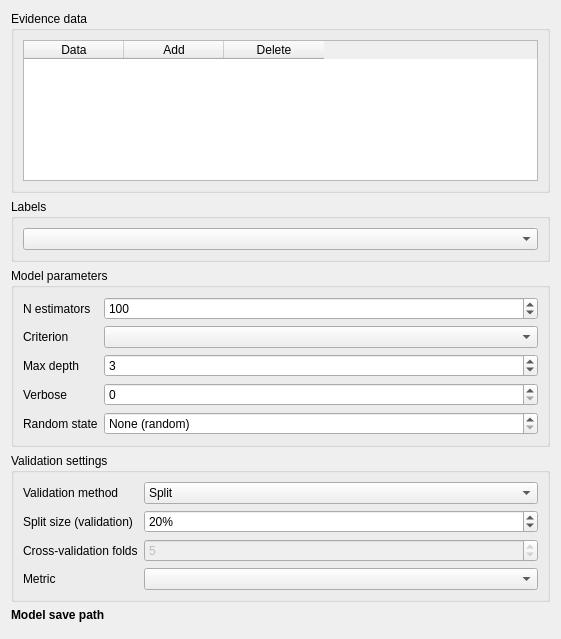
<?xml version="1.0" encoding="UTF-8"?>
<ui version="4.0">
 <class>Form</class>
 <widget class="QWidget" name="Form">
  <property name="geometry">
   <rect>
    <x>0</x>
    <y>0</y>
    <width>561</width>
    <height>639</height>
   </rect>
  </property>
  <property name="sizePolicy">
   <sizepolicy hsizetype="Preferred" vsizetype="Preferred">
    <horstretch>0</horstretch>
    <verstretch>0</verstretch>
   </sizepolicy>
  </property>
  <property name="minimumSize">
   <size>
    <width>0</width>
    <height>0</height>
   </size>
  </property>
  <property name="maximumSize">
   <size>
    <width>16777215</width>
    <height>16777215</height>
   </size>
  </property>
  <property name="windowTitle">
   <string>Form</string>
  </property>
  <layout class="QVBoxLayout" name="verticalLayout">
   <item>
    <widget class="QGroupBox" name="evidence_data_groupbox">
     <property name="sizePolicy">
      <sizepolicy hsizetype="Preferred" vsizetype="Maximum">
       <horstretch>0</horstretch>
       <verstretch>0</verstretch>
      </sizepolicy>
     </property>
     <property name="title">
      <string>Evidence data</string>
     </property>
     <layout class="QVBoxLayout" name="verticalLayout_3">
      <item>
       <widget class="QTableWidget" name="evidence_data">
        <property name="sizePolicy">
         <sizepolicy hsizetype="Expanding" vsizetype="Minimum">
          <horstretch>0</horstretch>
          <verstretch>0</verstretch>
         </sizepolicy>
        </property>
        <property name="minimumSize">
         <size>
          <width>0</width>
          <height>75</height>
         </size>
        </property>
        <attribute name="horizontalHeaderStretchLastSection">
         <bool>false</bool>
        </attribute>
        <column>
         <property name="text">
          <string>Data</string>
         </property>
        </column>
        <column>
         <property name="text">
          <string>Add</string>
         </property>
        </column>
        <column>
         <property name="text">
          <string>Delete</string>
         </property>
        </column>
       </widget>
      </item>
     </layout>
    </widget>
   </item>
   <item>
    <widget class="QGroupBox" name="label_data_groupbox">
     <property name="title">
      <string>Labels</string>
     </property>
     <layout class="QVBoxLayout" name="verticalLayout_2">
      <item>
       <widget class="QgsMapLayerComboBox" name="label_data"/>
      </item>
     </layout>
    </widget>
   </item>
   <item>
    <widget class="QGroupBox" name="parameter_box">
     <property name="title">
      <string>Model parameters</string>
     </property>
     <layout class="QFormLayout" name="formLayout">
      <item row="0" column="0">
       <widget class="QLabel" name="n_estimators_label">
        <property name="text">
         <string>N estimators</string>
        </property>
       </widget>
      </item>
      <item row="0" column="1">
       <widget class="QgsSpinBox" name="n_estimators">
        <property name="minimum">
         <number>1</number>
        </property>
        <property name="maximum">
         <number>1000</number>
        </property>
        <property name="value">
         <number>100</number>
        </property>
       </widget>
      </item>
      <item row="1" column="0">
       <widget class="QLabel" name="criterion_label">
        <property name="text">
         <string>Criterion</string>
        </property>
       </widget>
      </item>
      <item row="1" column="1">
       <widget class="QComboBox" name="criterion"/>
      </item>
      <item row="2" column="0">
       <widget class="QLabel" name="max_depth_label">
        <property name="text">
         <string>Max depth</string>
        </property>
       </widget>
      </item>
      <item row="2" column="1">
       <widget class="QgsSpinBox" name="max_depth">
        <property name="specialValueText">
         <string>None</string>
        </property>
        <property name="maximum">
         <number>1000</number>
        </property>
        <property name="value">
         <number>3</number>
        </property>
       </widget>
      </item>
      <item row="3" column="0">
       <widget class="QLabel" name="verbose_label">
        <property name="text">
         <string>Verbose</string>
        </property>
       </widget>
      </item>
      <item row="3" column="1">
       <widget class="QgsSpinBox" name="verbose">
        <property name="maximum">
         <number>1</number>
        </property>
       </widget>
      </item>
      <item row="4" column="0">
       <widget class="QLabel" name="random_state_label">
        <property name="text">
         <string>Random state</string>
        </property>
       </widget>
      </item>
      <item row="4" column="1">
       <widget class="QgsSpinBox" name="random_state">
        <property name="specialValueText">
         <string>None (random)</string>
        </property>
        <property name="minimum">
         <number>-1</number>
        </property>
        <property name="maximum">
         <number>10000</number>
        </property>
        <property name="value">
         <number>-1</number>
        </property>
       </widget>
      </item>
     </layout>
    </widget>
   </item>
   <item>
    <widget class="QGroupBox" name="validation_box">
     <property name="title">
      <string>Validation settings</string>
     </property>
     <layout class="QFormLayout" name="formLayout_3">
      <item row="0" column="0">
       <widget class="QLabel" name="validation_method_label">
        <property name="text">
         <string>Validation method</string>
        </property>
       </widget>
      </item>
      <item row="0" column="1">
       <widget class="QComboBox" name="validation_method">
        <item>
         <property name="text">
          <string>Split</string>
         </property>
        </item>
        <item>
         <property name="text">
          <string>K-fold CV</string>
         </property>
        </item>
        <item>
         <property name="text">
          <string>Stratified k-fold CV</string>
         </property>
        </item>
        <item>
         <property name="text">
          <string>Leave-one-out CV</string>
         </property>
        </item>
        <item>
         <property name="text">
          <string>None</string>
         </property>
        </item>
       </widget>
      </item>
      <item row="1" column="0">
       <widget class="QLabel" name="split_size_label">
        <property name="text">
         <string>Split size (validation)</string>
        </property>
       </widget>
      </item>
      <item row="1" column="1">
       <widget class="QgsSpinBox" name="split_size">
        <property name="suffix">
         <string>%</string>
        </property>
        <property name="minimum">
         <number>1</number>
        </property>
        <property name="maximum">
         <number>99</number>
        </property>
        <property name="value">
         <number>20</number>
        </property>
       </widget>
      </item>
      <item row="2" column="0">
       <widget class="QLabel" name="cv_folds_label">
        <property name="text">
         <string>Cross-validation folds</string>
        </property>
       </widget>
      </item>
      <item row="2" column="1">
       <widget class="QgsSpinBox" name="cv_folds">
        <property name="enabled">
         <bool>false</bool>
        </property>
        <property name="minimum">
         <number>2</number>
        </property>
        <property name="value">
         <number>5</number>
        </property>
       </widget>
      </item>
      <item row="3" column="0">
       <widget class="QLabel" name="validation_metric_label">
        <property name="text">
         <string>Metric</string>
        </property>
       </widget>
      </item>
      <item row="3" column="1">
       <widget class="QComboBox" name="validation_metric"/>
      </item>
     </layout>
    </widget>
   </item>
   <item>
    <widget class="QLabel" name="label_20">
     <property name="font">
      <font>
       <weight>75</weight>
       <bold>true</bold>
      </font>
     </property>
     <property name="text">
      <string>Model save path</string>
     </property>
     <property name="alignment">
      <set>Qt::AlignBottom|Qt::AlignLeading|Qt::AlignLeft</set>
     </property>
    </widget>
   </item>
   <item>
    <widget class="QgsFileWidget" name="model_save_path"/>
   </item>
  </layout>
 </widget>
 <customwidgets>
  <customwidget>
   <class>QgsFileWidget</class>
   <extends>QWidget</extends>
   <header>qgsfilewidget.h</header>
   <container>1</container>
  </customwidget>
  <customwidget>
   <class>QgsMapLayerComboBox</class>
   <extends>QComboBox</extends>
   <header>qgsmaplayercombobox.h</header>
  </customwidget>
  <customwidget>
   <class>QgsSpinBox</class>
   <extends>QSpinBox</extends>
   <header>qgsspinbox.h</header>
  </customwidget>
 </customwidgets>
 <resources/>
 <connections/>
</ui>
